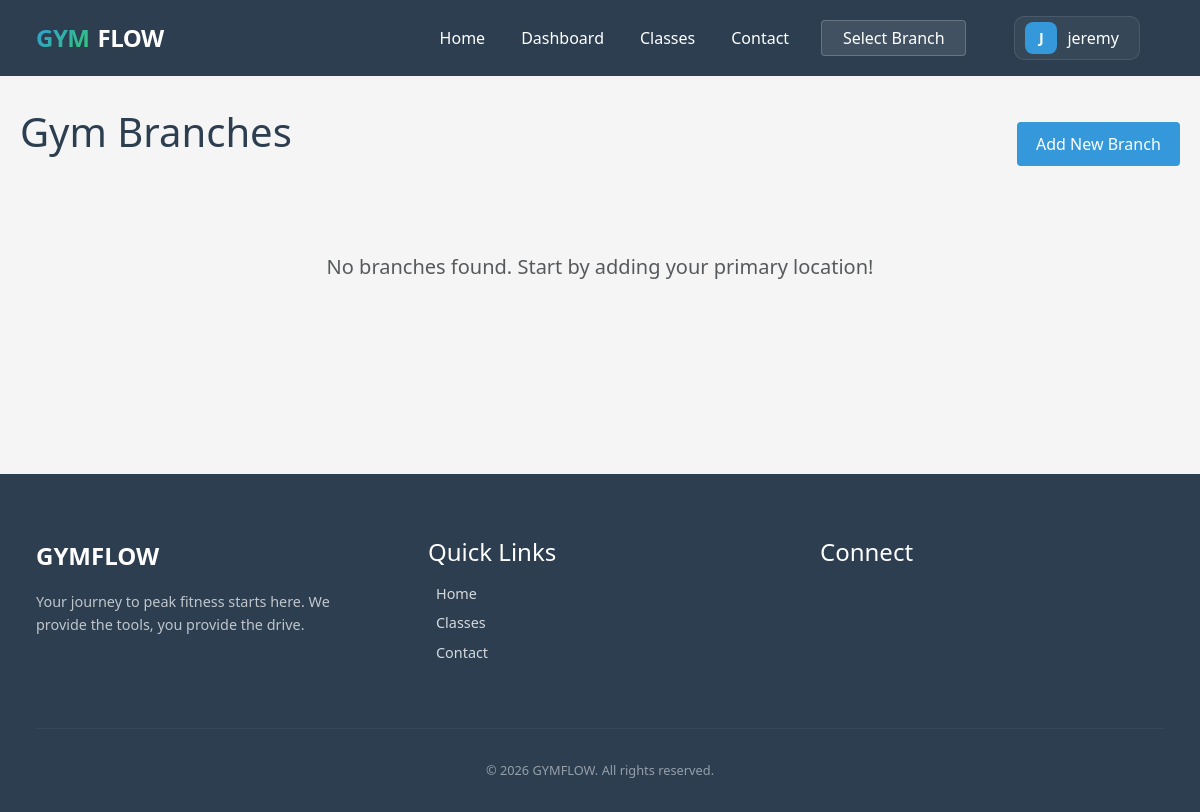
The page /manage/branches/ (signed in) on the database as committed earlier.
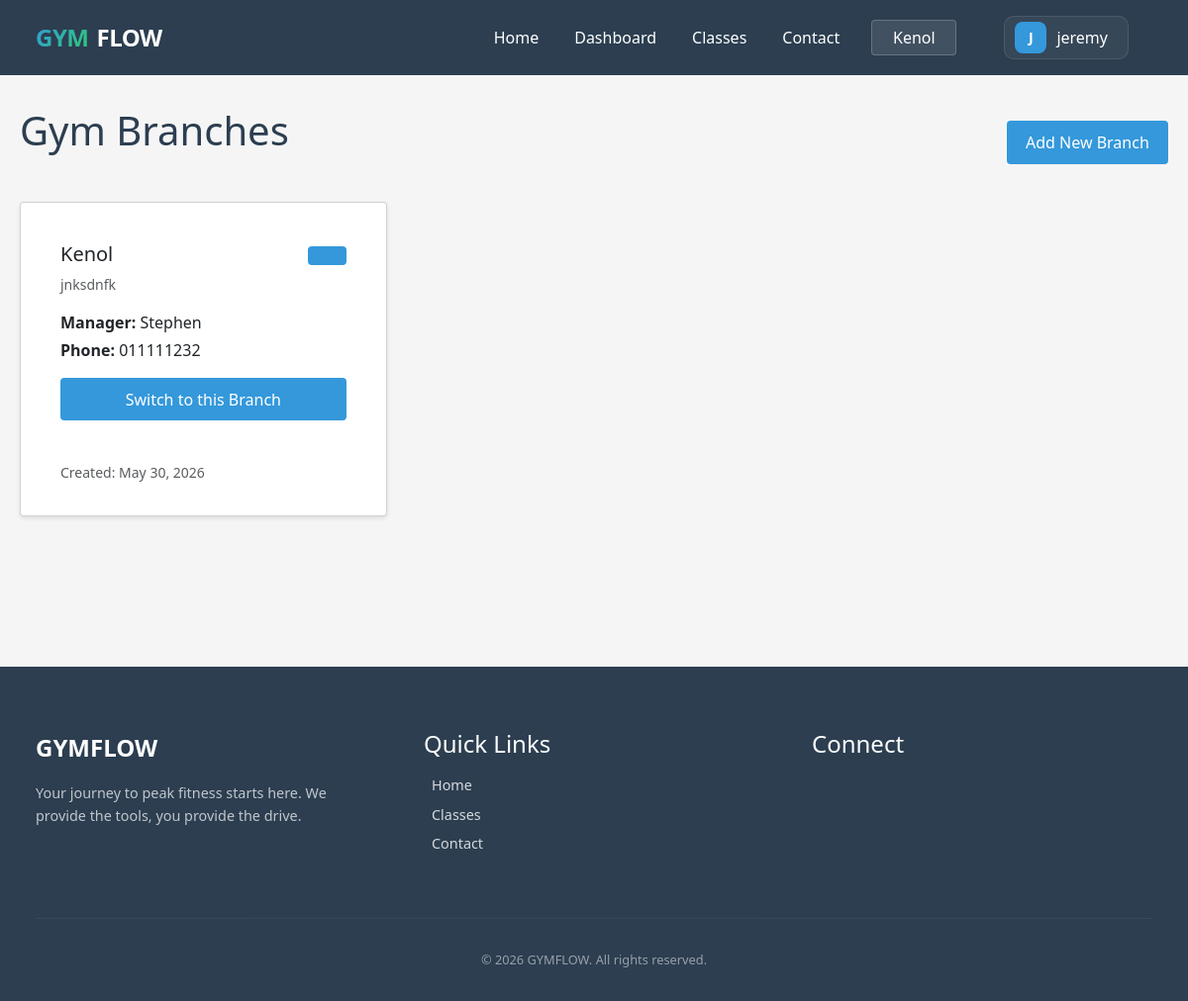
The same page on the database as committed later.
### base/gym/models.py (models this page shows, shortened)
class Branch(models.Model):
    name = models.CharField(max_length=100)
    address = models.TextField()
    phone = models.CharField(max_length=20)
    email = models.EmailField()
    manager_name = models.CharField(max_length=100)
    logo_url = models.URLField(blank=True, null=True)
    created_at = models.DateTimeField(auto_now_add=True)

### base/gym/views/branches.py (the view)
# urls.py: path("manage/branches/", views.branch_list, name="branch_list"),
@user_passes_test(is_admin)
def branch_list(request):
    branches = Branch.objects.all().order_by('-created_at')
    return render(request, "gym/admin/branches/branch_list.html", {"branches": branches})

### base/gym/context_processors.py (called while the page is built)
def branch_context(request):
    active_branch_id = request.session.get('active_branch_id')
    active_branch = None
    if active_branch_id:
        try:
            active_branch = Branch.objects.get(id=active_branch_id)
        except Branch.DoesNotExist:
            pass
    return {
        'all_branches': Branch.objects.all(),
        'active_branch': active_branch,
    }

### base/gym/views/branches.py (called while the page is built)
def is_admin(user):
    return user.is_authenticated and user.is_staff

### base/templates/gym/admin/branches/branch_list.html (shortened to what this page needs)
{% extends 'gym/base.html' %}
{% block content %}
<div class="d-flex justify-content-between align-items-center mb-4">
    <h1>Gym Branches</h1>
    <a href="{% url 'branch_create' %}" class="btn btn-primary">
         Add New Branch
    </a>
</div>
<div class="row">
    {% for branch in branches %}
    <div class="col-md-4 mb-4">
        <div class="card h-100">
            <div class="card-body">
                <div class="d-flex justify-content-between align-items-start mb-2">
                    <h5 class="card-title mb-0">{{ branch.name }}</h5>
                    <div class="dropdown">
                        <button class="btn btn-sm btn-link text-muted" type="button" data-bs-toggle="dropdown">
                        </button>
                    </div>
                </div>
                <p class="text-muted small mb-3"> {{ branch.address }}</p>
                <div class="mb-3">
                    <p class="mb-1"><strong>Manager:</strong> {{ branch.manager_name }}</p>
                    <p class="mb-1"><strong>Phone:</strong> {{ branch.phone }}</p>
                </div>
                <div class="d-grid gap-2">
                    <a href="{% url 'set_active_branch' branch.id %}?next={{ request.get_full_path }}"
                        class="btn btn-outline-primary btn-sm">
                        Switch to this Branch
                    </a>
                </div>
            </div>
            <div class="card-footer bg-transparent border-top-0">
                <small class="text-muted">Created: {{ branch.created_at|date:"M d, Y" }}</small>
            </div>
        </div>
    </div>
    {% empty %}
    <div class="col-12 text-center py-5">
        <p class="lead text-muted">No branches found. Start by adding your primary location!</p>
    </div>
    {% endfor %}
</div>
{% endblock %}

### base/templates/gym/base.html (shortened to what the changed rows need)
{% load static %}
<!DOCTYPE html>
<html lang="en">
<head>
    <link href="https://cdn.jsdelivr.net/npm/bootstrap@5.3.0/dist/css/bootstrap.min.css" rel="stylesheet">
    <link rel="stylesheet" href="{% static 'gym/css/main.css' %}?v=1.1">
</head>
<body class="{% block body_class %}{% endblock %}">
    <nav>
        <div class="container nav-container">
            <div class="nav-links">
                {% if user.is_authenticated %}
                {% if user.is_staff %}
                <div class="branch-selector">
                    <button class="branch-btn" onclick="this.nextElementSibling.classList.toggle('show')">
                        {% if active_branch %}{{ active_branch.name }}{% else %}Select Branch{% endif %}
                    </button>
                </div>
                {% endif %}
                {% else %}
                <a href="{% url 'login' %}" class="btn btn-login">Login</a>
                {% endif %}
            </div>
        </div>
    </nav>
    <div class="container">
        {% block content %}{% endblock %}
    </div>
</body>
</html>

Rows that differ between the two databases and show on the page:
added Branch: name "Kenol", address "jnksdnfk", manager_name "Stephen", phone "011111232", created_at "May 30, 2026"
Other text that changed with them:
text no longer shown: "Select Branch No branches found. Start by adding your primary location!"
